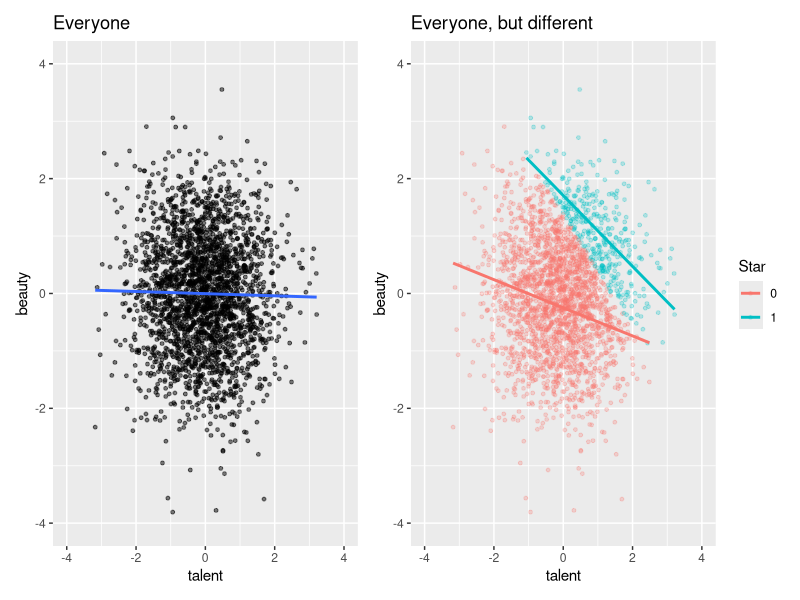

The R source for this figure:
library(tidyverse)
library(patchwork)

set.seed(3444)

star_is_born <- tibble(
  beauty = rnorm(2500),
  talent = rnorm(2500),
  score = beauty + talent,
  c85 = quantile(score, .85),
  star = ifelse(score>=c85, 1, 0)
)

p1 = star_is_born %>% 
  ggplot(aes(x = talent, y = beauty)) +
  geom_point(size = 1, alpha = 0.5) + xlim(-4, 4) + ylim(-4, 4) +
  geom_smooth(method="lm", se=FALSE) +
  labs(title = "Everyone")

p2 = star_is_born %>% 
  ggplot(aes(x = talent, y = beauty, color=factor(star))) +
  geom_point(size=1, alpha=0.25) + xlim(-4, 4) + ylim(-4, 4) +
  geom_smooth(method="lm", se = FALSE) +
  labs(title="Everyone, but different") +
  scale_color_discrete(name="Star")

p1 + p2